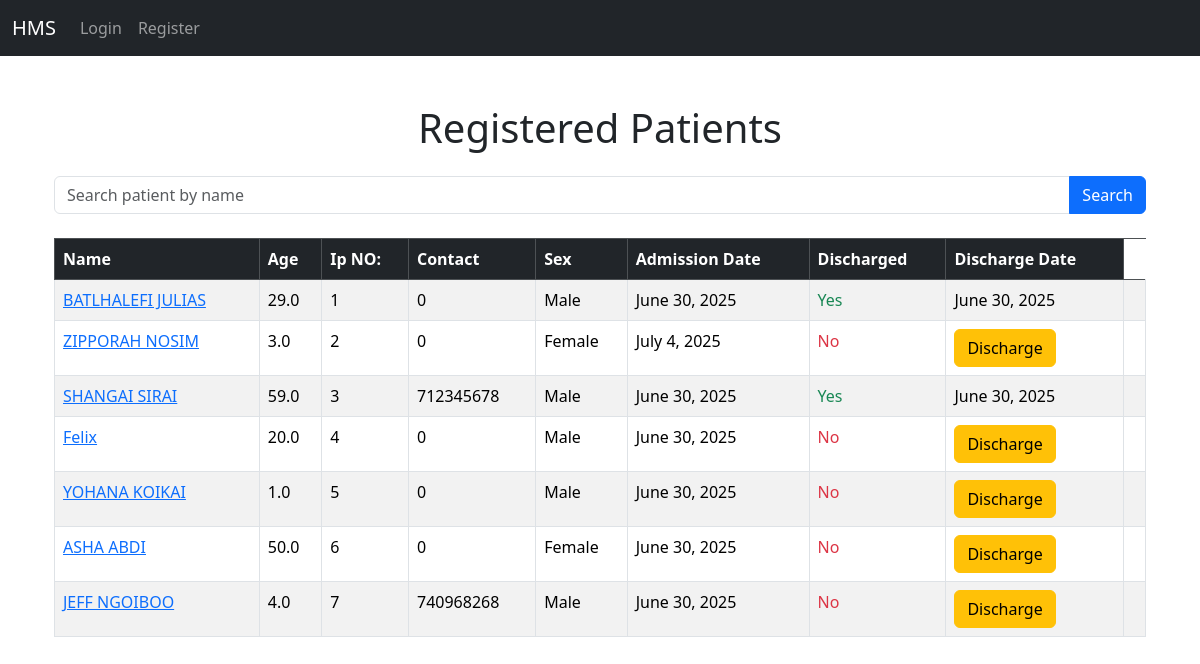
The app's page /patients/ with its own data.
### patients/models.py (models this page shows, shortened)
class Patient_register(models.Model):
    name = models.CharField(max_length=100)
    age = models.DecimalField(max_digits=3, decimal_places=1)
    contact = models.IntegerField(null=True)
    adm_date = models.DateField(auto_now_add=True)
    sex = models.CharField(max_length=10)
    ward = models.CharField(max_length=100, default='OPD')
    prescribed_drug = models.ForeignKey('drugs.Drug', on_delete=models.SET_NULL, null=True, blank=True)
    is_discharged = models.BooleanField(default=False)
    discharge_date = models.DateField(null=True, blank=True)

### patients/views.py (the view)
# urls.py: path('', views.all_patients, name='all_patients'),  # Map the all_patients view
def all_patients(request):
    patients = Patient_register.objects.all()
    return render(request, 'patients/home.html', {'patients': patients})

### templates/patients/home.html (shortened to what this page needs)
{% extends 'base.html' %}
{% block content %}
<div class="container mt-5">
    <h1 class="text-center mb-4">Registered Patients</h1>
    <form method="GET" action="{% url 'pat_search' %}" class="mb-4">
        <div class="input-group">
            <input type="text" name="name" class="form-control" placeholder="Search patient by name" required>
            <button type="submit" class="btn btn-primary">Search</button>
        </div>
    </form>
    <div class="table-responsive">
        <table class="table table-bordered table-striped">
            <thead class="table-dark">
                <tr>
                    <th>Name</th>
                    <th>Age</th>
                    <th>Ip NO:</th>
                    <th>Contact</th>
                    <th>Sex</th>
                    <th>Admission Date</th>
                    <th>Discharged</th>
                    <th>Discharge Date</th>
                </tr>
            </thead>
            <tbody>
                {% for patient in patients %}
                <tr>
                    <td><a href="{% url 'pat_view' patient.id %}">{{ patient.name }}</a></td>
                    <td>{{ patient.age }}</td>
                    <td>{{ patient.id }}</td>
                    <td>{{ patient.contact }}</td>
                    <td>{{ patient.sex }}</td>
                    <td>{{ patient.adm_date }}</td>
                    <td>
                        {% if patient.discharge_date %}
                            <span class="text-success">Yes</span>
                        {% else %}
                            <span class="text-danger">No</span>
                        {% endif %}
                    </td>
                    <td>
                        {% if patient.discharge_date %}
                            {{ patient.discharge_date }}
                        {% else %}
                            <a href="{% url 'patient_discharge' patient.id %}" class="btn btn-warning">Discharge</a>
                        {% endif %}
                    </td>
                    <td>
                    </td>
                </tr>
                {% empty %}
                <tr>
                    <td colspan="9" class="text-center">No patients registered yet.</td>
                </tr>
                {% endfor %}
            </tbody>
        </table>
    </div>
</div>
{% endblock %}

### records on screen
Patient_register: name "BATLHALEFI JULIAS", age "29.0", id "1", contact "0", sex "Male", adm_date "June 30, 2025", shows "Yes", discharge_date "June 30, 2025"
Patient_register: name "ZIPPORAH NOSIM", age "3.0", id "2", contact "0", sex "Female", adm_date "July 4, 2025", shows "No", shows "Discharge"
Patient_register: name "SHANGAI SIRAI", age "59.0", id "3", contact "712345678", sex "Male", adm_date "June 30, 2025", shows "Yes", discharge_date "June 30, 2025"
Patient_register: name "Felix", age "20.0", id "4", contact "0", sex "Male", adm_date "June 30, 2025", shows "No", shows "Discharge"
Patient_register: name "YOHANA KOIKAI", age "1.0", id "5", contact "0", sex "Male", adm_date "June 30, 2025", shows "No", shows "Discharge"
Patient_register: name "ASHA ABDI", age "50.0", id "6", contact "0", sex "Female", adm_date "June 30, 2025", shows "No", shows "Discharge"
Patient_register: name "JEFF NGOIBOO", age "4.0", id "7", contact "740968268", sex "Male", adm_date "June 30, 2025", shows "No", shows "Discharge"
